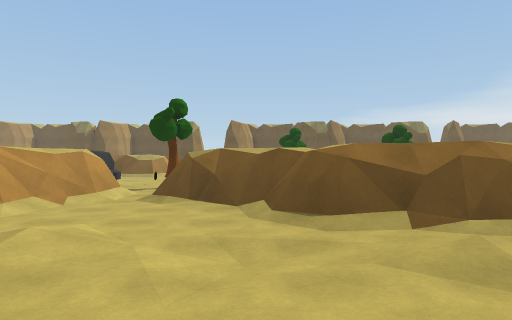
[1] (above)

20 first-person views from a walk through a Unity game level. The camera is 1.3 m above the floor, looks level and sees 75° across. The floor is counted in squares, 2 m on a side. Each view is taken from the middle of a square. On the plan, view 1 faces up. The plan holds only what a view shows up to about 10 squares ahead; the rest is blank. The place goes on beyond the plan. Some animated figures are left out.

[2]
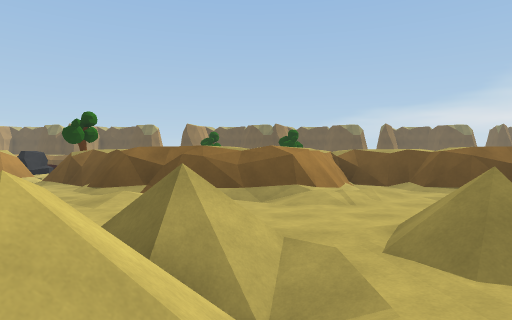

[3]
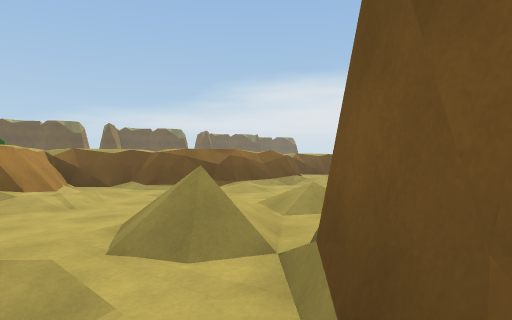

[4]
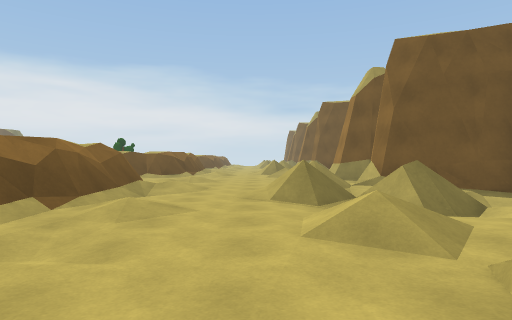

[5]
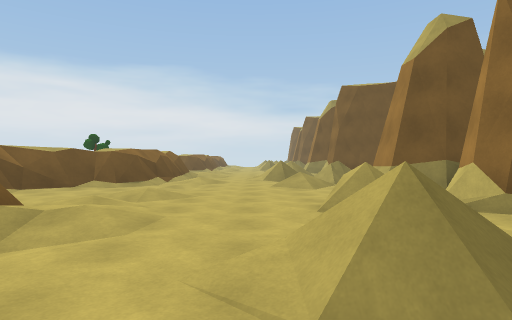

[6]
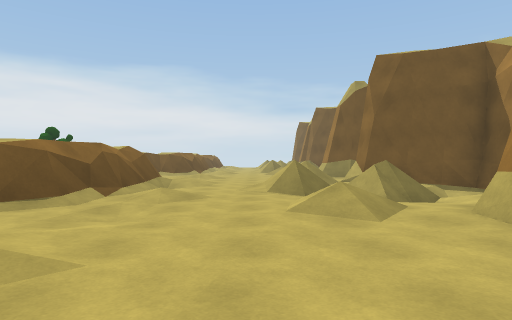

[7]
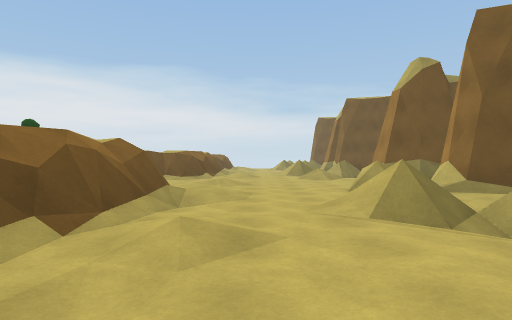

[8]
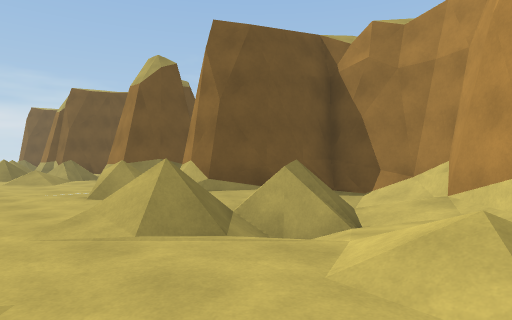

[9]
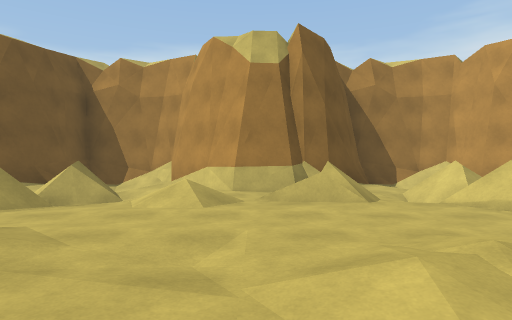

[10]
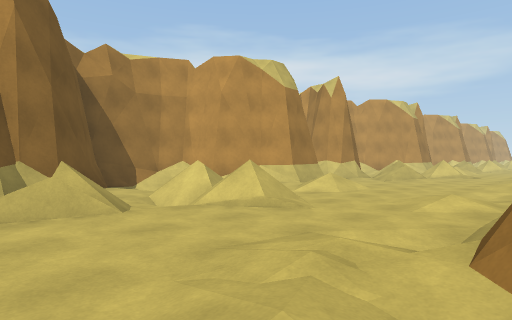

[11]
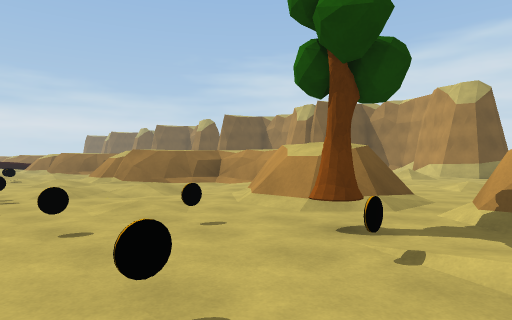

[12]
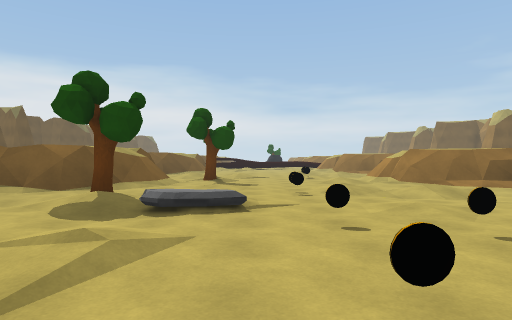

[13]
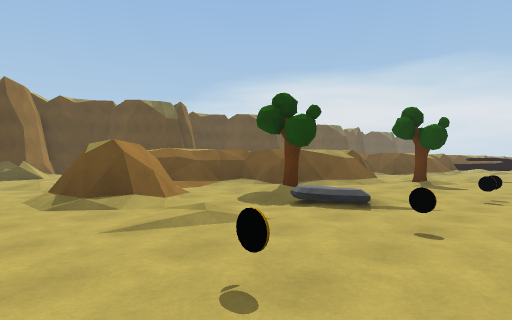

[14]
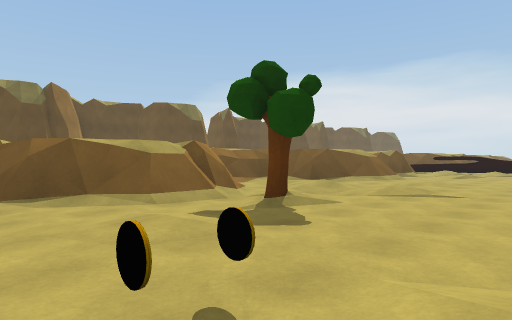

[15]
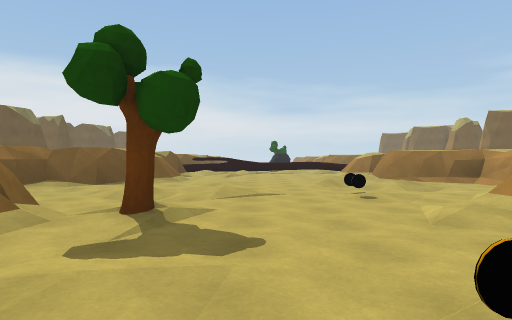

[16]
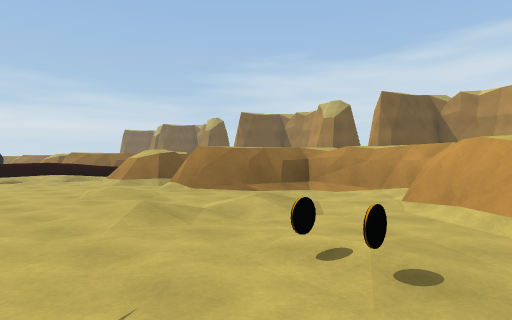

[17]
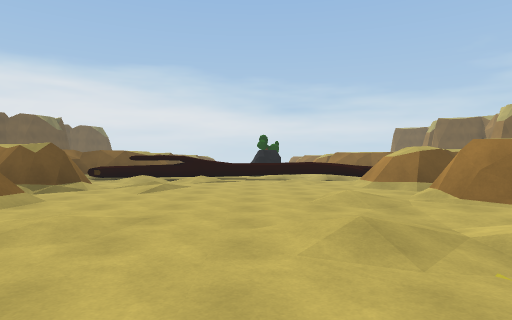

[18]
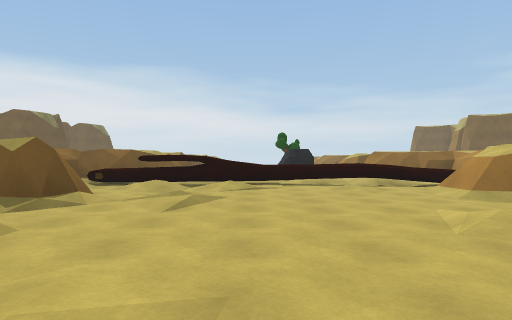

[19]
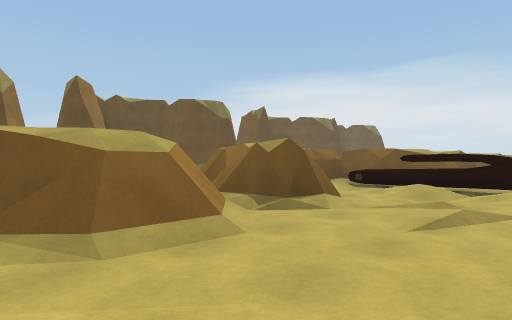

[20]
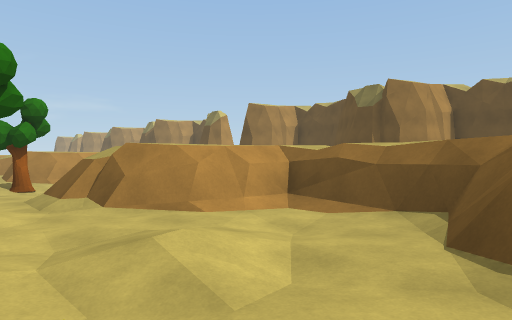

### Floor plan
Key: @ floor where view 1 was taken; # wall or solid block; x gap in a wall; . main floor; : floor 0.25 m higher than the main floor; - floor 0.25 m lower than the main floor; / step, stairs or slope; = window, fence, low wall or low ledge; ^ raised ledge; T tree; H thing the floor can be seen under or through; O other object.
Columns run from 4 left of view 1 to 26 right of it. Each row starts with its distance up from view 1.
 19  .:
 18  ./ ####   ####    ##  #
 17  . #=//#   #//##   #   ##
 16  .##/..#####../###.# /.^###
 15  .##.:..=##..:./=#.#/.:H.=#
 14 .....:......./........:H.
 13 ..:..:..:.T.:..:...:../=:
 12 .....:.................=.
 11 .O.O...O...............=.
 10 .O.O...:....O..:.......=:
  9 :.T..............:.....=.
  8  ////.-:..##...:.//.//.=:
  7 #xx###...####.../##/###=.
  6 #..###/./#####..##  ###
  5 #...#######.######.../#
  4  ....#####/./#####....#####/
  3   :...:..::..:...:::...:..::.:
  2 ...............................
  1 ......../....../......../......
  0  ...@/.//.=././/./=..//./ /=...
 -1   .... =/./...=/// ....#=/// ..
 -2    ##  ///###/=/.#####.=/./# ##
 -3     ##  /## #///#### ##.//## #
 -4      ##/##  ##//#     ##/##
 -5       ###    ####      ###

Where each view was taken, in squares from view 1:
view 1: 0 up, 0 right, facing up
view 2: 3 down, 4 right, facing up
view 3: 3 down, 4 right, facing up-right
view 4: 1 up, 5 right, facing right
view 5: 1 up, 9 right, facing right
view 6: 1 up, 13 right, facing right
view 7: 2 up, 16 right, facing right
view 8: 2 up, 17 right, facing down-right
view 9: 5 up, 7 right, facing down
view 10: 4 up, 7 right, facing down-left
view 11: 12 up, 4 left, facing down-right
view 12: 12 up, 4 left, facing right
view 13: 10 up, 4 left, facing up-right
view 14: 10 up, 2 right, facing up-right
view 15: 12 up, 2 right, facing right
view 16: 12 up, 7 right, facing down-right
view 17: 11 up, 8 right, facing right
view 18: 12 up, 10 right, facing right
view 19: 12 up, 11 right, facing up-right
view 20: 13 up, 11 right, facing up-left
